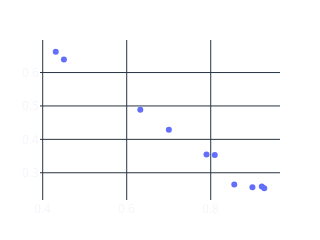

Write notebook code for a chart like this one.
### Code cell
plotting.scatter(cs.samples["val_loss"], [cs.samples["val_acc"]]).update_traces(
    mode="markers"
).update_layout(width=200, height=100)

### Figure 1 — Plotly figure (JSON) as saved in the notebook; plotly's stock layout.template omitted (floating-point values rounded to 4 significant figures)
{"data": [{"mode": "markers", "type": "scatter", "x": [0.9274, 0.9216, 0.7003, 0.4505, 0.6324, 0.4311, 0.8561, 0.8096, 0.8993, 0.7899], "y": [0.2536, 0.2591, 0.4286, 0.639, 0.4884, 0.6622, 0.2647, 0.3533, 0.2569, 0.3544]}], "layout": {"height": 100, "width": 200}}
